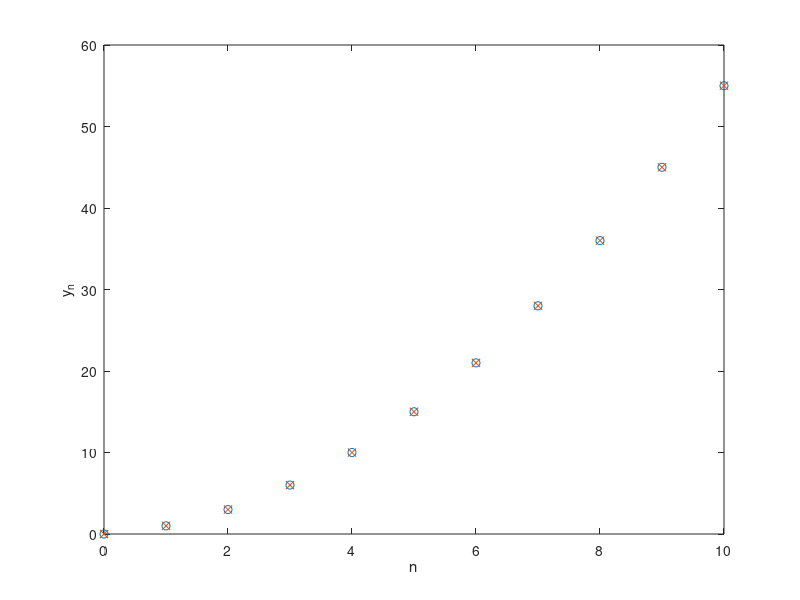

Write the MATLAB code that produced this figure.
N = 10;
n=0:N;
y = zeros(1,N+1);
y(1) = 0;
for j=1:N
    y(j+1) = y(j) + j;
end
yExact=n.*(n+1)/2;
plot(n,y,'o',n,yExact,'x')
xlabel('n');ylabel('y_n')